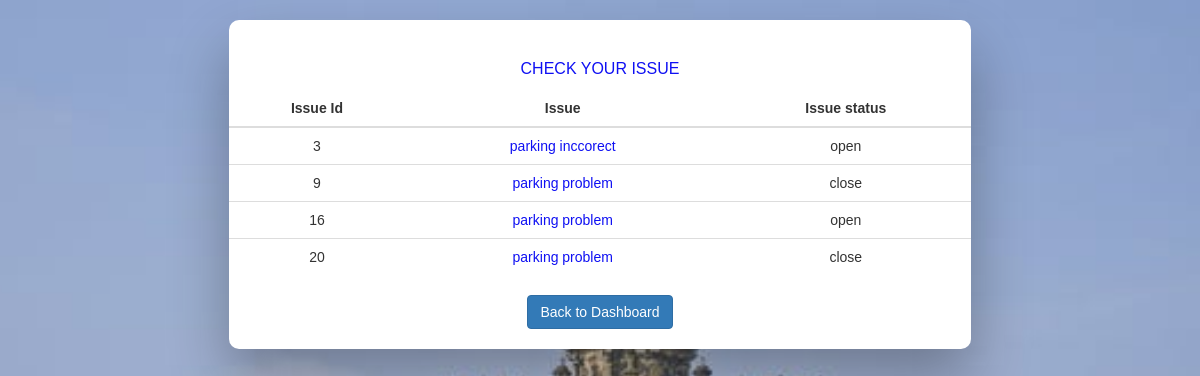
The page /admin/all_issues.php?category=PARKING on the database its author committed.
### tables this page shows
CREATE TABLE `problem` (
  `issue_id` int(255) NOT NULL AUTO_INCREMENT,
  `category` varchar(255) NOT NULL,
  `user_name` varchar(255) DEFAULT NULL,
  `subject` varchar(255) NOT NULL,
  `issue` varchar(255) NOT NULL,
  `otp` varchar(255) NOT NULL,
  `status` varchar(255) NOT NULL DEFAULT 'open',
  `start_date` date NOT NULL,
  `end_date` date DEFAULT NULL,
  `labour_name` varchar(255) DEFAULT NULL,
  PRIMARY KEY (`issue_id`),
  UNIQUE KEY `otp` (`otp`)
);

### admin/admin_func.php (called while the page is built, shortened)
<?php
class show {
      public function all_issues($abc,$category){
        $query = "SELECT * FROM problem where category='$category'";
        $check = mysqli_query($abc,$query );
        return $check;
      }
}
$show = new show();
?>

### admin/all_issues.php (the view, shortened to what this page needs)
<?php
include("admin_func.php");
$category = null;
if ( !empty($_GET['category'])) {
    $category = $_GET['category'];
}
$all=$show->all_issues($conn,$category);
?>
<!DOCTYPE html>
<html>
<head>
    <link rel="stylesheet" type="text/css" media="screen" href="../css/bootstrap.min.css" />
    <link rel="stylesheet" type="text/css" media="screen" href="../css/index.css" />
    <link rel="stylesheet" type="text/css" media="screen" href="../css/style.css" />
</head>
<body style="background-image: url('images/background.jpeg');
  background-repeat: no-repeat;
	background-position: center;
	background-size: cover;
	background-attachment: fixed;">
<div class="wrapper fadeInDown">
  <div id="formContent"style="padding-bottom:20px;">
    <h2 class="inactive underlineHover"> <a href="issue_tracking.php"> check your issue </a></h2>
    <table class="table table-striped">
    <thead>
      <tr>
        <th>Issue Id</th>
        <th>Issue</th>
        <th>Issue status</th>
      </tr>
      <?php while($electricity_issue = $all->fetch_assoc()) { ?>
        <td><?php echo $electricity_issue['issue_id'];?></td>
      <td>
        <a href="info.php?id=<?php echo $electricity_issue['issue_id']; ?>" >
          <?php echo $electricity_issue['subject']?>
        </a>
      </td>
      <td><?php echo $electricity_issue['status'];?></td>
    <?php }?>
    </thead>
  </table>
  <div><a href="admin_dashboard.php"><button class="btn btn-primary">Back to Dashboard</button></a>
</div>
  </div>
</div>
</body>
</html>

### css/index.css (style rules this page uses)
html { background-image: url('../images/background.jpeg'); background-repeat: no-repeat; background-position: center; background-size: cover; background-attachment: fixed; }
body { font-family: "Poppins", sans-serif; height: 100; }
th { text-align: center; }
a { color: #0F10F3; display:inline-block; text-decoration: none; font-weight: 400; }
h2 { text-align: center; font-size: 16px; font-weight: 600; text-transform: uppercase; display:inline-block; margin: 40px 8px 10px 8px; color: #cccccc; }
.wrapper { display: flex; align-items: center; flex-direction: column; justify-content: center; width: 100%; min-height: 100%; padding: 20px; }
#formContent { -webkit-border-radius: 10px 10px 10px 10px; border-radius: 10px 10px 10px 10px; background: #fff; padding: 30px; width: 64%; position: relative; padding: 0px; -webkit-box-shadow: 0 30px 60px 0 rgba(0,0,0,0.3); box-shadow: 0 30px 60px 0 rgba(0,0,0,0.3); text-align: center; }
h2.inactive { color: #cccccc; }
.fadeInDown { -webkit-animation-name: fadeInDown; animation-name: fadeInDown; -webkit-animation-duration: 1s; animation-duration: 1s; -webkit-animation-fill-mode: both; animation-fill-mode: both; }
.underlineHover:after { display: block; left: 0; bottom: -10px; width: 0; height: 2px; background-color: #56baed; content: ""; transition: width 0.2s; }
* { box-sizing: border-box; }

### css/style.css (style rules this page uses)
th { text-align: center; }
html { background-image: url('../images/background.jpeg'); background-repeat: no-repeat; background-position: center; background-size: cover; background-attachment: fixed; }

### rows shown on the page
problem: issue_id "3", subject "parking inccorect", status "open"
problem: issue_id "9", subject "parking problem", status "close"
problem: issue_id "16", subject "parking problem", status "open"
problem: issue_id "20", subject "parking problem", status "close"
